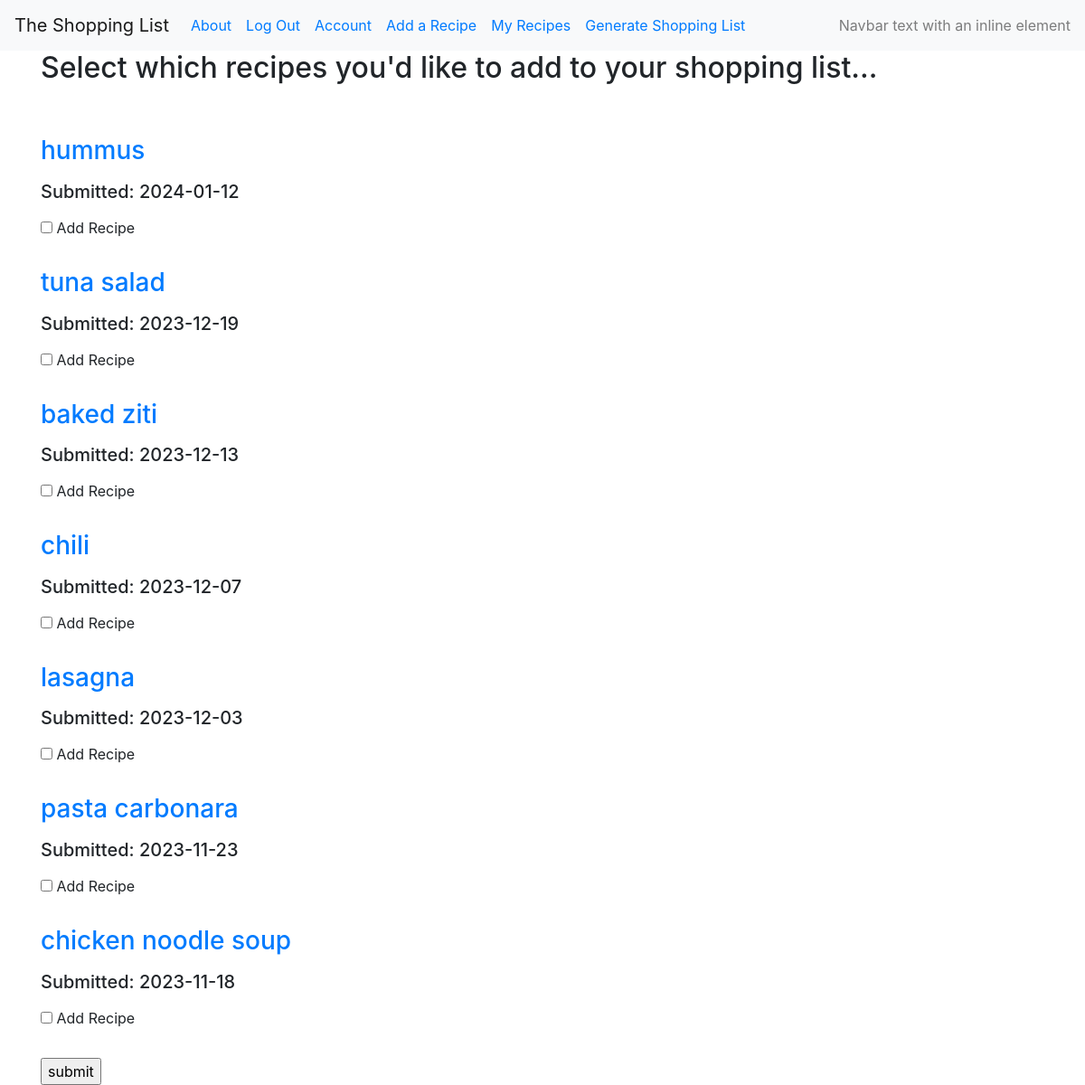
The page /users/one/generatelist on the database its author committed.
### crud_recipe/models.py (models this page shows, shortened)
@dataclass
class Recipe(db.Model):
    __tablename__ = 'recipes'
    id = db.Column(db.Integer(), primary_key=True)
    name = db.Column(db.String(100))
    user_id = db.Column(db.Integer, db.ForeignKey('users.id'))
    date = db.Column(db.DateTime, nullable=False, default=datetime.utcnow)

### crud_recipe/users/views.py (the view, shortened to what this page needs)
@user_views.route("/<username>/generatelist", methods=['GET', 'POST'])
def generate_shopping_list(username):
    if request.method == 'GET':
        user = User.query.filter_by(username=username).first_or_404()
        recipes = Recipe.query.filter_by(user_id=user.id).order_by(Recipe.date.desc()).all()
        return render_template('generate_shopping_list.html', recipes=recipes, current_user=user)

### crud_recipe/templates/generate_shopping_list.html
{% extends "base.html" %}
{% block content %}
<h2>Select which recipes you'd like to add to your shopping list...</h2>
<br>
<br>
<form action="{{ url_for('users.generate_shopping_list', username=current_user.username) }}" method="post" class="form-example">
{% for recipe in recipes %}
    <div>
        <label for="recipe name"><h3><a href="{{ url_for('recipes.recipe_view', recipe_id=recipe.id) }}">{{ recipe.name }}</a></h3></label>
        <br>
        <label for="recipe submit date"><h5> Submitted: {{ recipe.date.strftime('%Y-%m-%d') }} </h5></label>
    </div>
    <div>
        <input type="checkbox" id="add recipe box" name="{{ recipe.id }}" />
        <label for="adding recipe">Add Recipe</label>
    </div>
    <br>
{% endfor %}
    <div class="form-example">
    <input type="submit" value="submit" />
    </div>
</form>
{% endblock %}

### rows shown on the page
Recipe: name "hummus", date "2024-01-12"
Recipe: name "tuna salad", date "2023-12-19"
Recipe: name "baked ziti", date "2023-12-13"
Recipe: name "chili", date "2023-12-07"
Recipe: name "lasagna", date "2023-12-03"
Recipe: name "pasta carbonara", date "2023-11-23"
Recipe: name "chicken noodle soup", date "2023-11-18"
